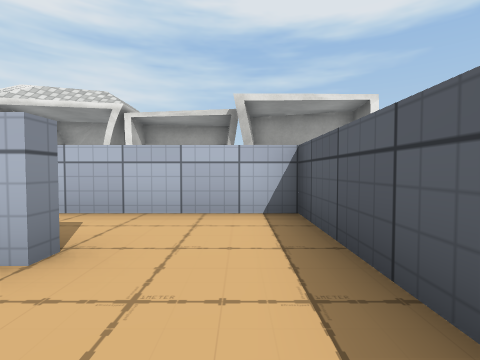
View 1 (above)

24 first-person views from a walk through a 3-D level made in the Unity game engine. The camera is 0.58 m above the floor, tilts 2° down and sees 85° across. The floor is counted in squares, 1 m on a side. Each view is taken from the middle of a square. On the plan, view 1 faces up. The plan holds only what a view shows up to about 9 squares ahead; the rest is blank. The place goes on beyond the plan. The player character is not drawn. Some surface patterns are stand-ins.

View 2
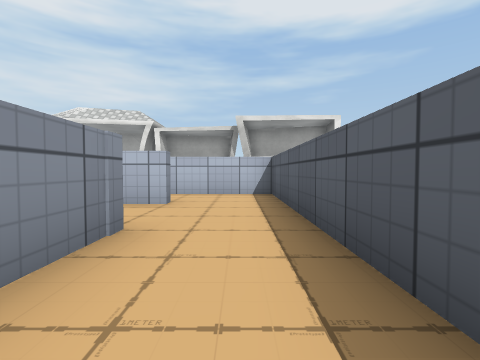

View 3
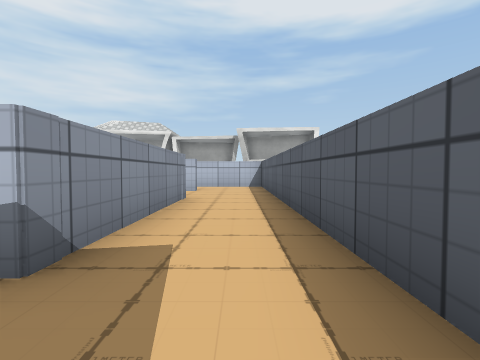

View 4
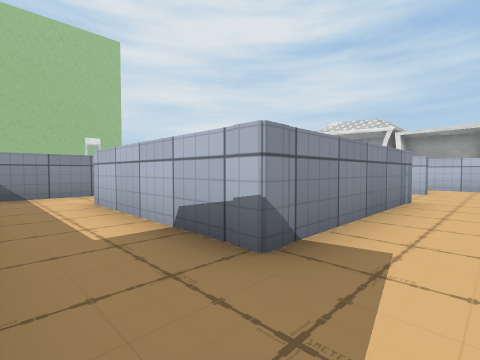

View 5
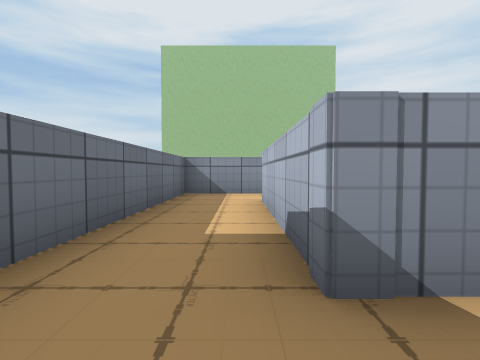

View 6
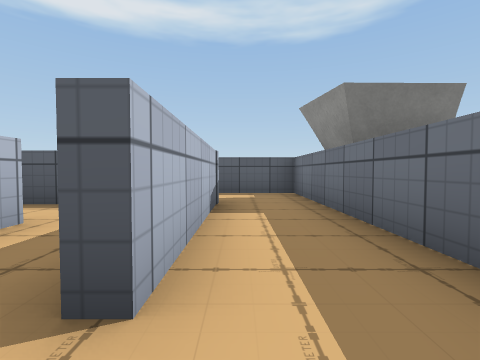

View 7
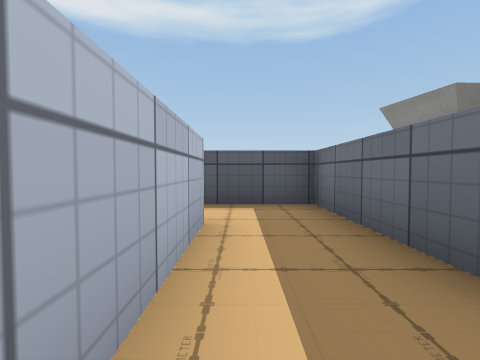

View 8
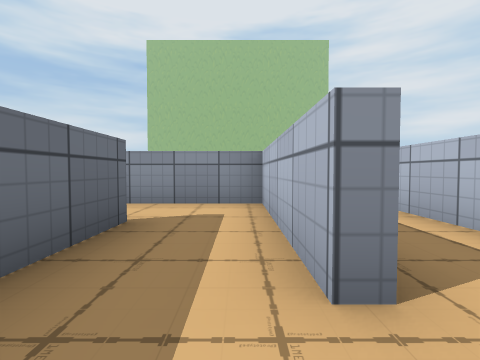

View 9
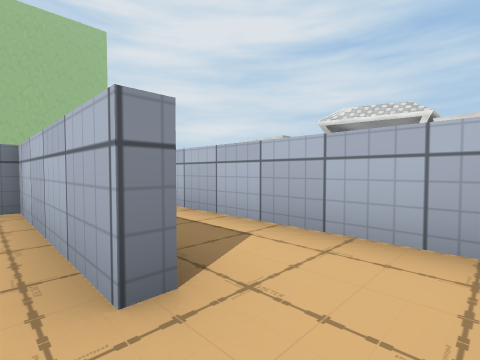

View 10
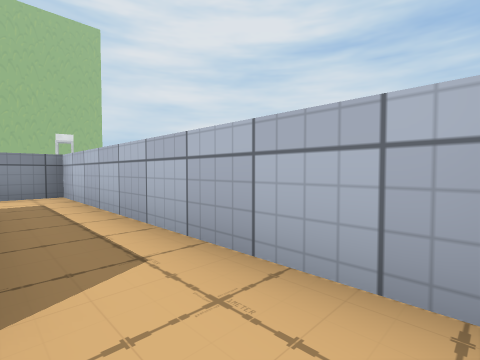

View 11
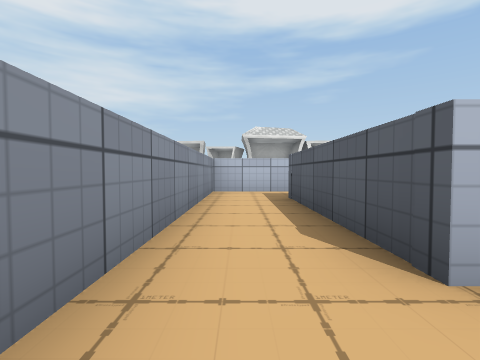

View 12
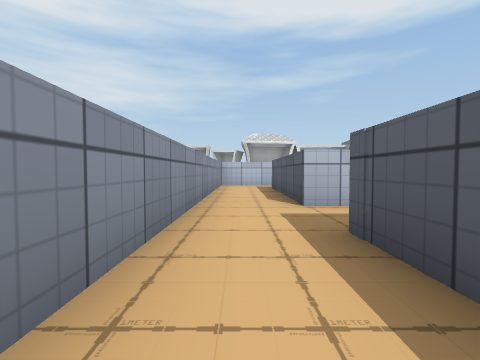

View 13
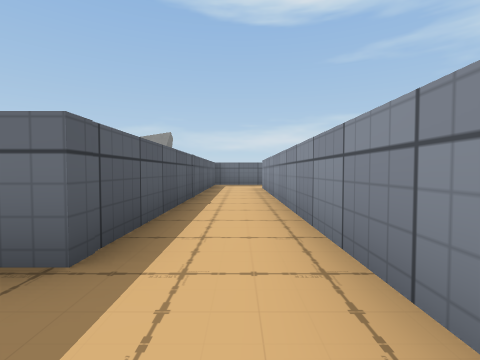

View 14
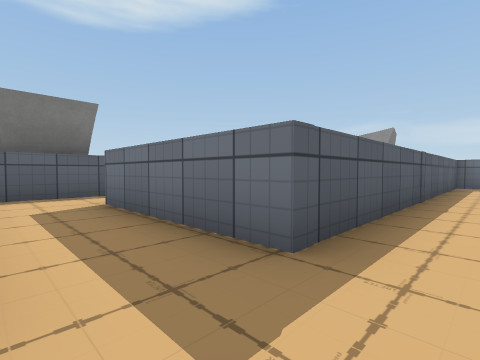

View 15
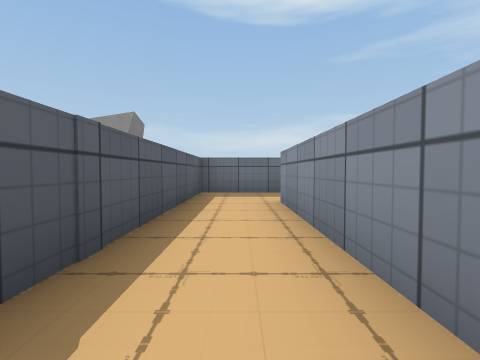

View 16
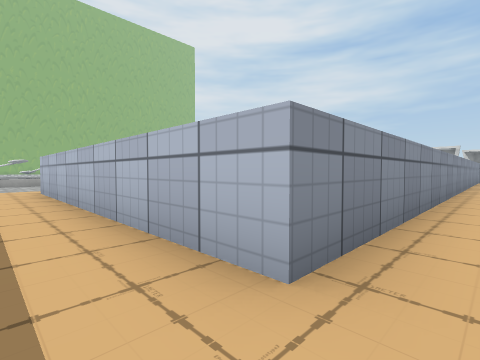

View 17
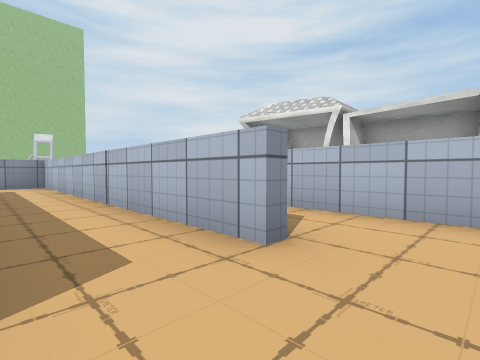

View 18
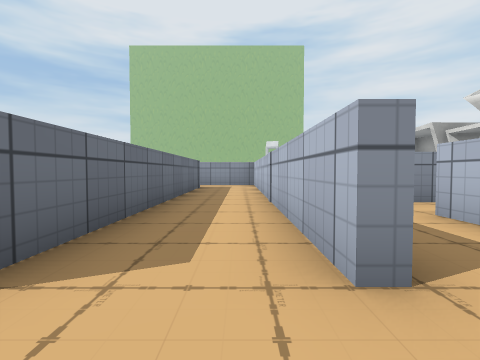

View 19
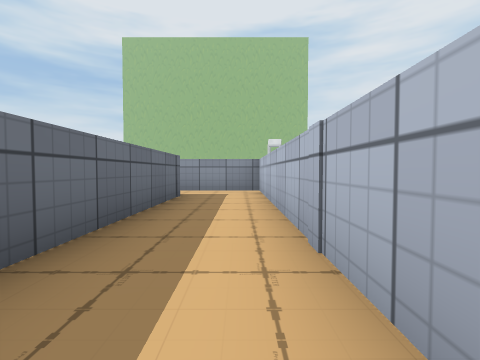

View 20
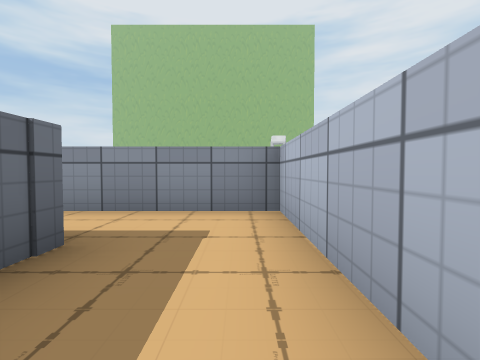

View 21
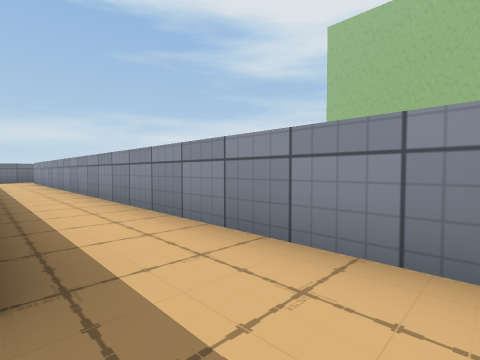

View 22
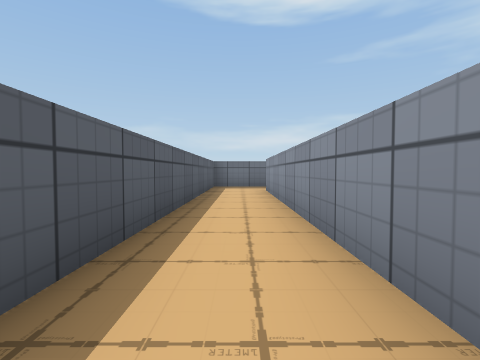

View 23
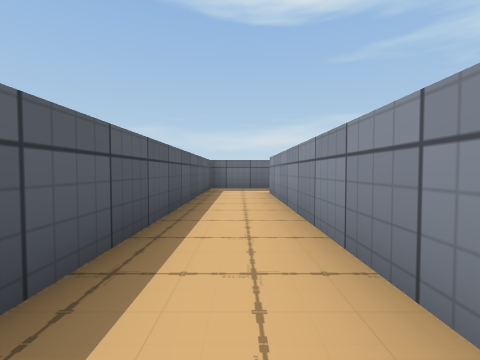

View 24
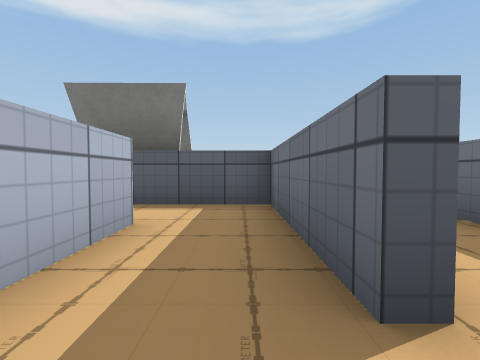

### Floor plan
Points are (right, up) in squares from view 1. A wall is a line through its corners. A room is listed if a view was taken in it or the views show most of it. See-through windows are left out.
Room 1 (views 1, 2, 17, 18)
walls: (-1.2, -0.4) (-1.2, -4.6); (0.8, -4.4) (0.8, 1.6)
ways out: opening at (0, -4) to room 2; opening at (-1, 1) to room 7
Room 2 (views 3, 4, 5, 6)
walls: (-1.2, -4.6) (-5, -4.6); (-6.6, -4.5) (-6.6, -6.4) (0.8, -6.4) (0.8, -4.4)
ways out: opening at (0, -4) to room 1; opening at (-5.5, -4) to room 3; opening at (0, -6.5)
Room 3 (view 7)
walls: (-5, -4.3) (-3.5, -4.3); (-3, -2.6) (-6.6, -2.6) (-6.6, -4.5)
ways out: opening at (-5.5, -4) to room 2; opening at (-4, -3) to room 4
Room 4 (views 8, 9)
walls: (-3.5, -4.3) (-1.5, -4.3) (-1.5, -2.6)
ways out: opening at (-4, -3) to room 3; opening at (-2.5, -2) to room 5
Room 5 (view 10)
walls: (-2, -0.7) (-8.8, -0.7) (-8.8, -6.4); (-1.5, -2.6) (-1.5, -1.1); (-7, -6.7) (-7, -2.2)
ways out: opening at (-2.5, -2) to room 4; opening at (-8, -6) to room 6
Room 6 (views 11, 12, 13, 14, 15, 16)
walls: (-6.1, -6.7) (-7, -6.7); (-8.8, -6.4) (-8.8, -15.9); (-1.5, -9.6) (-1.5, -7.2); (-9.1, -18) (-7, -18) (-7, -8.6) (-3.1, -8.6)
ways out: opening at (-8, -6) to room 5; opening at (-2.5, -9) to room 11; opening at (-9, -17)
Room 7 (views 19, 20, 21, 22, 23)
walls: (-9.1, -0.4) (-1.5, -0.4); (-1.2, 1.6) (-10.8, 1.6) (-10.8, -13.9); (-11, -15.6) (-9, -15.6) (-9, -7)
ways out: opening at (-1, 1) to room 1; opening at (-0.5, 2) to room 9; opening at (-11, -15)
Room 8 (view 24)
walls: (-5.1, -10.5) (-3.4, -10.5); (-3.1, -8.8) (-4.7, -8.8)
ways out: opening at (-4.5, -10) to room 11
Room 9 (no view inside)
walls: (0.8, 1.6) (0.8, 3.6) (-1.6, 3.6)
ways out: opening at (-0.5, 2) to room 7; opening at (-2.5, 3) to room 10
Room 10 (no view inside)
walls: (-1.6, 3.6) (-3.5, 3.6)
ways out: opening at (-2.5, 3) to room 9; opening at (-4, 4)
Room 11 (no view inside)
walls: (-3.4, -10.5) (-1.5, -10.5) (-1.5, -9.6)
ways out: opening at (-2.5, -9) to room 6; opening at (-4.5, -10) to room 8

Where each view was taken, in squares from view 1:
view 1: 0 up, 0 right, facing up
view 2: 3 down, 0 right, facing up
view 3: 6 down, 0 right, facing up
view 4: 6 down, 0 right, facing up-left
view 5: 5 down, 0 right, facing left
view 6: 5 down, 6 left, facing right
view 7: 3 down, 6 left, facing right
view 8: 3 down, 2 left, facing left
view 9: 3 down, 2 left, facing up-left
view 10: 2 down, 2 left, facing up-left
view 11: 8 down, 8 left, facing up
view 12: 11 down, 8 left, facing up
view 13: 7 down, 8 left, facing down
view 14: 7 down, 8 left, facing down-right
view 15: 11 down, 8 left, facing down
view 16: 17 down, 8 left, facing up-left
view 17: 0 up, 0 right, facing up-left
view 18: 1 up, 0 right, facing left
view 19: 1 up, 3 left, facing left
view 20: 1 up, 7 left, facing left
view 21: 1 up, 9 left, facing down-left
view 22: 6 down, 10 left, facing down
view 23: 7 down, 10 left, facing down
view 24: 10 down, 6 left, facing right
